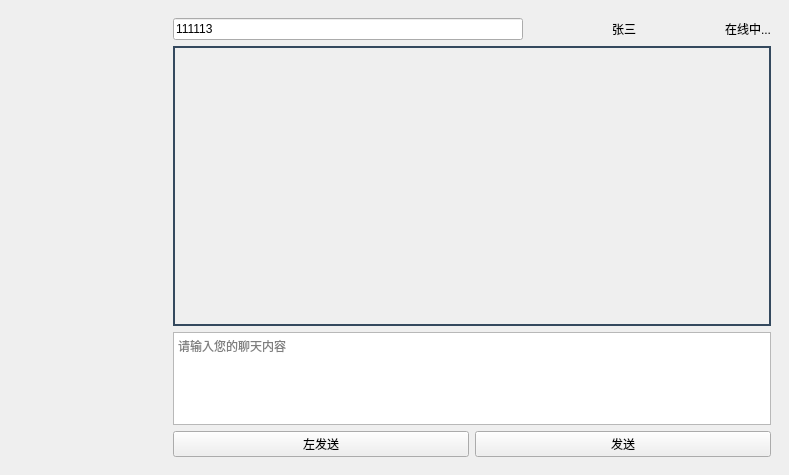
<?xml version="1.0" encoding="UTF-8"?>
<ui version="4.0">
 <class>MainWindow</class>
 <widget class="QMainWindow" name="MainWindow">
  <property name="geometry">
   <rect>
    <x>0</x>
    <y>0</y>
    <width>789</width>
    <height>475</height>
   </rect>
  </property>
  <property name="windowTitle">
   <string>MainWindow</string>
  </property>
  <widget class="QWidget" name="centralwidget">
   <layout class="QGridLayout" name="gridLayout_2" columnstretch="1">
    <item row="0" column="0">
     <widget class="PopUpAniStackedWidget" name="PopUpAniStackedWidget">
      <property name="currentIndex">
       <number>0</number>
      </property>
      <widget class="QWidget" name="page">
       <layout class="QGridLayout" name="gridLayout" columnstretch="1,4">
        <item row="0" column="0">
         <layout class="QVBoxLayout" name="verticalLayout_39">
          <item>
           <widget class="SegmentedWidget" name="SegmentedWidget"/>
          </item>
          <item>
           <widget class="QListWidget" name="linkpeople_name_listWidget">
            <property name="font">
             <font>
              <pointsize>12</pointsize>
             </font>
            </property>
            <property name="layoutDirection">
             <enum>Qt::LeftToRight</enum>
            </property>
            <property name="styleSheet">
             <string notr="true">border:none;
background-color: transparent;</string>
            </property>
            <property name="verticalScrollBarPolicy">
             <enum>Qt::ScrollBarAlwaysOff</enum>
            </property>
            <property name="horizontalScrollBarPolicy">
             <enum>Qt::ScrollBarAlwaysOff</enum>
            </property>
            <property name="autoScrollMargin">
             <number>16</number>
            </property>
            <property name="spacing">
             <number>10</number>
            </property>
           </widget>
          </item>
         </layout>
        </item>
        <item row="0" column="1">
         <layout class="QVBoxLayout" name="verticalLayout" stretch="0,3,1,0">
          <item>
           <layout class="QHBoxLayout" name="horizontalLayout">
            <property name="spacing">
             <number>89</number>
            </property>
            <item>
             <widget class="LineEdit" name="sip_lineEdit">
              <property name="text">
               <string>111113</string>
              </property>
              <property name="placeholderText">
               <string>目标sip号</string>
              </property>
             </widget>
            </item>
            <item>
             <widget class="SubtitleLabel" name="target_name">
              <property name="text">
               <string>张三</string>
              </property>
             </widget>
            </item>
            <item>
             <widget class="SubtitleLabel" name="SubtitleLabel">
              <property name="text">
               <string>在线中...</string>
              </property>
             </widget>
            </item>
           </layout>
          </item>
          <item>
           <widget class="QFrame" name="frame">
            <property name="styleSheet">
             <string notr="true">background-color: transparent;
border:1px solid #34495e;
</string>
            </property>
            <property name="frameShape">
             <enum>QFrame::NoFrame</enum>
            </property>
            <property name="frameShadow">
             <enum>QFrame::Raised</enum>
            </property>
            <layout class="QGridLayout" name="gridLayout_3">
             <property name="leftMargin">
              <number>0</number>
             </property>
             <property name="topMargin">
              <number>0</number>
             </property>
             <property name="rightMargin">
              <number>0</number>
             </property>
             <property name="bottomMargin">
              <number>0</number>
             </property>
             <item row="1" column="0">
              <layout class="QVBoxLayout" name="verticalLayout_3">
               <property name="spacing">
                <number>0</number>
               </property>
              </layout>
             </item>
             <item row="0" column="0">
              <widget class="CommandBar" name="CommandBar"/>
             </item>
            </layout>
           </widget>
          </item>
          <item>
           <widget class="TextEdit" name="chat_TextEdit">
            <property name="placeholderText">
             <string>请输入您的聊天内容</string>
            </property>
           </widget>
          </item>
          <item>
           <layout class="QHBoxLayout" name="horizontalLayout_4">
            <item>
             <widget class="PrimaryPushButton" name="pushButtonLeft">
              <property name="text">
               <string>左发送</string>
              </property>
             </widget>
            </item>
            <item>
             <widget class="PrimaryPushButton" name="PrimaryPushButton">
              <property name="text">
               <string>发送</string>
              </property>
             </widget>
            </item>
           </layout>
          </item>
         </layout>
        </item>
       </layout>
      </widget>
     </widget>
    </item>
   </layout>
  </widget>
 </widget>
 <customwidgets>
  <customwidget>
   <class>PushButton</class>
   <extends>QPushButton</extends>
   <header>qfluentwidgets</header>
  </customwidget>
  <customwidget>
   <class>PrimaryPushButton</class>
   <extends>PushButton</extends>
   <header>qfluentwidgets</header>
  </customwidget>
  <customwidget>
   <class>PopUpAniStackedWidget</class>
   <extends>QStackedWidget</extends>
   <header>qfluentwidgets</header>
   <container>1</container>
  </customwidget>
  <customwidget>
   <class>SubtitleLabel</class>
   <extends>QLabel</extends>
   <header>qfluentwidgets</header>
  </customwidget>
  <customwidget>
   <class>Pivot</class>
   <extends>QWidget</extends>
   <header>qfluentwidgets</header>
  </customwidget>
  <customwidget>
   <class>SegmentedWidget</class>
   <extends>Pivot</extends>
   <header>qfluentwidgets</header>
  </customwidget>
  <customwidget>
   <class>LineEdit</class>
   <extends>QLineEdit</extends>
   <header>qfluentwidgets</header>
  </customwidget>
  <customwidget>
   <class>TextEdit</class>
   <extends>QTextEdit</extends>
   <header>qfluentwidgets</header>
  </customwidget>
  <customwidget>
   <class>CommandBar</class>
   <extends>QFrame</extends>
   <header>qfluentwidgets</header>
  </customwidget>
 </customwidgets>
 <resources/>
 <connections/>
</ui>
